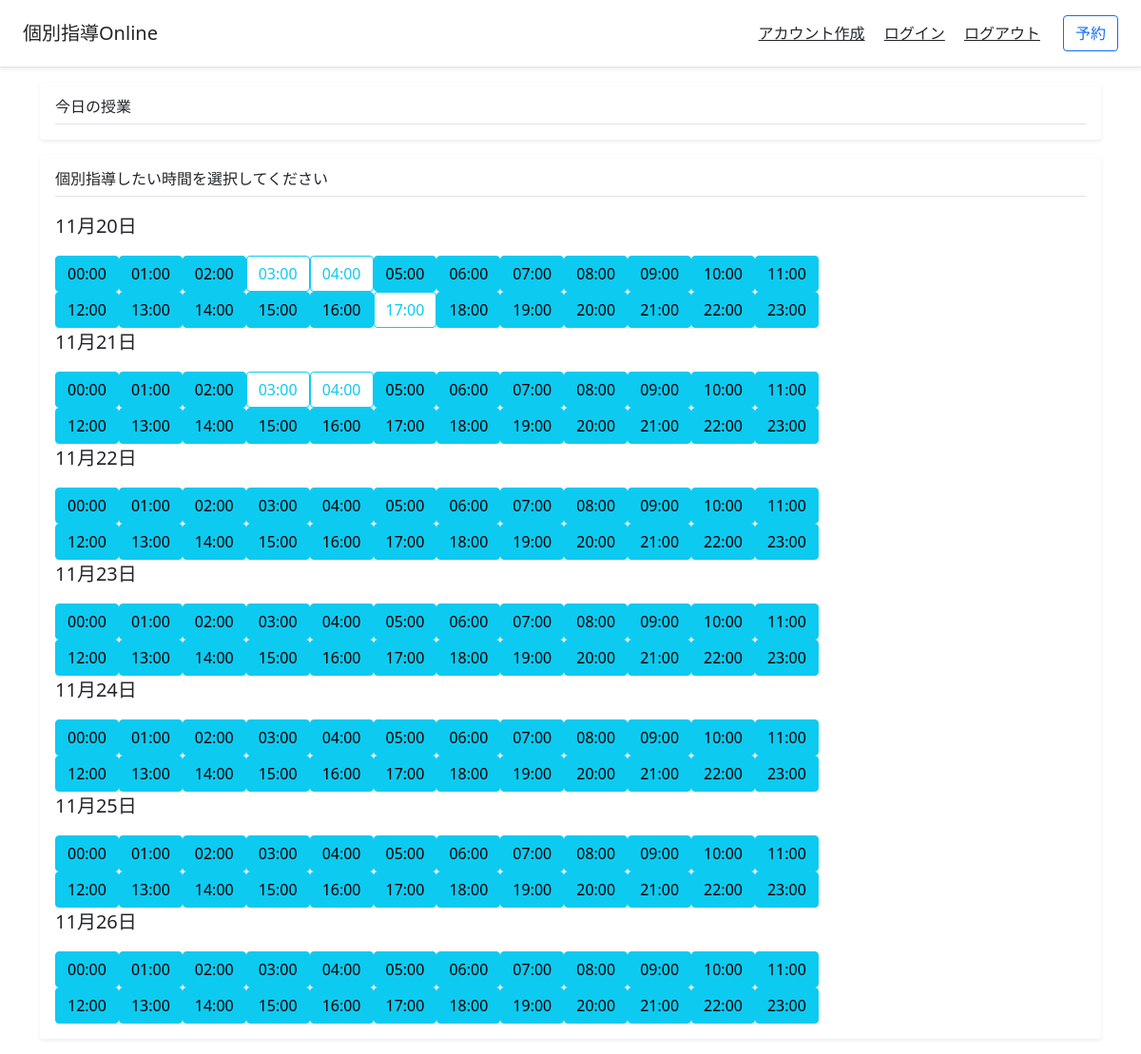
The app's page /manage_schedule/ (signed in) with its own data.
### tutoringapp/models.py (models this page shows)
class ClassModel(models.Model):
    student = models.ForeignKey(StudentModel, on_delete=models.CASCADE) # 生徒ユーザー
    teacher = models.ForeignKey(TeacherModel, on_delete=models.CASCADE) # 講師ユーザー
    datetime = models.DateTimeField() # 授業の日付、時刻

### tutoringapp/views.py (the view, shortened to what this page needs)
# urls.py: path("manage_schedule/", views.manage_schedule_view, name="manage_schedule"), # 講師のスケジュールを管理するページ
def manage_schedule_view(request):
    if request.user.is_authenticated and request.user.user_type == "teacher":
        if request.method == "GET":
            user = request.user
            teacher = models.TeacherModel.objects.get(user=user.id)
            weekly_datetime_list = create_weekly_datetime_list() # 一週間分の日付、時刻のリストを作成
            teachers_class_set = models.ClassModel.objects.filter(teacher=teacher.id)
            teachers_class_list = change_set_to_list(teachers_class_set)
            todays_teachers_class_list = []
            now_date = datetime.datetime.utcnow()
            for teachers_class in teachers_class_list:
                if teachers_class.datetime.day == now_date.day and teachers_class.datetime.hour >= now_date.hour and teachers_class.student.id != 1:
                    todays_teachers_class_list.append(teachers_class)
            for i, halfday_time_list in enumerate(weekly_datetime_list):
                for j, time in enumerate(halfday_time_list):
                    for teachers_class in teachers_class_list:
                        fixed_datetime = teachers_class.datetime + datetime.timedelta(hours=9) # 9時間分のずれを修正した時刻
                        if time.year == fixed_datetime.year and time.month == fixed_datetime.month and time.day == fixed_datetime.day and time.hour == fixed_datetime.hour and time.minute == fixed_datetime.minute:
                            weekly_datetime_list[i][j] = teachers_class
            if request.GET.get("error"):
                error = request.GET.get("error")
            else:
                error = ""
            return render(request, "manage_schedule.html", {"weekly_datetime_list" : weekly_datetime_list, "todays_teachers_class_list" : todays_teachers_class_list, "teachers_class_list" : teachers_class_list, "error" : error, "now_date" : now_date})
        elif request.user.user_type == "student":
            pass
    else:
        pass

### tutoringapp/views.py (called while the page is built)
def change_set_to_list(record_set):
    record_list = []
    for record in record_set:
        record_list.append(record)
    return record_list

def create_weekly_datetime_list():
    weekly_datetime_list = []
    halfday_time_list = [] # 半日分の時刻のリスト
    today = datetime.datetime.now().replace(hour=0, minute=0, second=0, microsecond=0) # 今日の0時0分
    zero_oclock = 0
    twelve_oclock = 12
    twenty_four_oclock = 24
    zero_days_after = 0
    seven_days_after = 7
    for i in range(zero_days_after, seven_days_after):
        for j in range(zero_oclock, twelve_oclock):
            halfday_time_list.append(today + datetime.timedelta(days=i, hours=j))
        weekly_datetime_list.append(halfday_time_list)
        halfday_time_list = []
        for j in range(twelve_oclock, twenty_four_oclock):
            halfday_time_list.append(today + datetime.timedelta(days=i, hours=j))
        weekly_datetime_list.append(halfday_time_list)
        halfday_time_list = []
    return weekly_datetime_list

### templates/manage_schedule.html (shortened to what this page needs)
{% extends "base.html" %}
{% block content %}
<main class="container">
    <div class="my-3 p-3 bg-white rounded shadow-sm">
        <h6 class="border-bottom pb-2 mb-0">今日の授業</h6>
    </div>
    <div class="my-3 p-3 bg-white rounded shadow-sm">
        <h6 class="border-bottom pb-2 mb-0">個別指導したい時間を選択してください</h6>
        <form action="" method="POST">{% csrf_token %}
            {% for halfday_time_list in weekly_datetime_list %}
            {% if forloop.counter0|divisibleby:"2" %}
            <p class="lead">{{halfday_time_list.0|date:"m月d日"}}</p>
            {% endif %}
            <div class="d-flex justify-content-left">
                {% for time in halfday_time_list %}
                {% if time.datetime %}
                <button type="submit" class="btn btn-outline-info" name="teachers_class_datetime" value="{{time.datetime|date:'Y:m:d H:00'}}">{{time.datetime|date:"H:00"}}</button>
                {% else %}
                <button type="submit" class="btn btn-info" name="teachers_class_datetime" value="{{time|date:'Y:m:d H:00'}}">{{time|date:"H:00"}}</button>
                {% endif%}
                {% endfor %}
            </div>
            {% endfor %}
        </form>
    </div>
</main>
{% endblock content %}

### templates/base.html (shortened to what this page needs)
<!doctype html>
<html lang="en">
  <head>
    <link href="https://cdn.jsdelivr.net/npm/bootstrap@5.0.0-beta1/dist/css/bootstrap.min.css" rel="stylesheet">
  </head>
  <body>
    <header class="d-flex flex-column flex-md-row align-items-center p-3 px-md-4 mb-3 bg-white border-bottom shadow-sm">
        <p class="h5 my-0 me-md-auto fw-normal">個別指導Online</p>
        <nav class="my-2 my-md-0 me-md-3">
          <a class="p-2 text-dark" href="#">アカウント作成</a>
          <a class="p-2 text-dark" href="#">ログイン</a>
          <a class="p-2 text-dark" href="#">ログアウト</a>
        </nav>
        <a class="btn btn-outline-primary" href="#">予約</a>
    </header>
    {% block content %}
    {% endblock content %}
  </body>
</html>

### records on screen
ClassModel: halfday_time_list "11月20日", halfday_time_list "00:00" "01:00" "02:00" "05:00" "06:00" "07:00" "08:00" "09:00" "10:00" "11:00", datetime "03:00"
ClassModel: datetime "04:00"
ClassModel: halfday_time_list "12:00" "13:00" "14:00" "15:00" "16:00" "18:00" "19:00" "20:00" "21:00" "22:00" "23:00", datetime "17:00"
ClassModel: halfday_time_list "11月21日", halfday_time_list "00:00" "01:00" "02:00" "05:00" "06:00" "07:00" "08:00" "09:00" "10:00" "11:00", datetime "03:00"
ClassModel: datetime "04:00"

### other values on screen
{{ time|date:"H:00" }} "12:00" "13:00" "14:00" "15:00" "16:00" "17:00" "18:00" "19:00" "20:00" "21:00" "22:00" "23:00" "00:00" "01:00" "02:00" "03:00" "04:00" "05:00" "06:00" "07:00" "08:00" "09:00" "10:00" "11:00" "12:00" "13:00" "14:00" "15:00" "16:00" "17:00" "18:00" "19:00" "20:00" "21:00" "22:00" "23:00" "00:00" "01:00" "02:00" "03:00" "04:00" "05:00" "06:00" "07:00" "08:00" "09:00" "10:00" "11:00" "12:00" "13:00" "14:00" "15:00" "16:00" "17:00" "18:00" "19:00" "20:00" "21:00" "22:00" "23:00" "00:00" "01:00" "02:00" "03:00" "04:00" "05:00" "06:00" "07:00" "08:00" "09:00" "10:00" "11:00" "12:00" "13:00" "14:00" "15:00" "16:00" "17:00" "18:00" "19:00" "20:00" "21:00" "22:00" "23:00" "00:00" "01:00" "02:00" "03:00" "04:00" "05:00" "06:00" "07:00" "08:00" "09:00" "10:00" "11:00" "12:00" "13:00" "14:00" "15:00" "16:00" "17:00" "18:00" "19:00" "20:00" "21:00" "22:00" "23:00" "00:00" "01:00" "02:00" "03:00" "04:00" "05:00" "06:00" "07:00" "08:00" "09:00" "10:00" "11:00" "12:00" "13:00" "14:00" "15:00" "16:00" "17:00" "18:00" "19:00" "20:00" "21:00" "22:00" "23:00"
{{ halfday_time_list.0|date:"m月d日" }} "11月22日" "11月23日" "11月24日" "11月25日" "11月26日"
